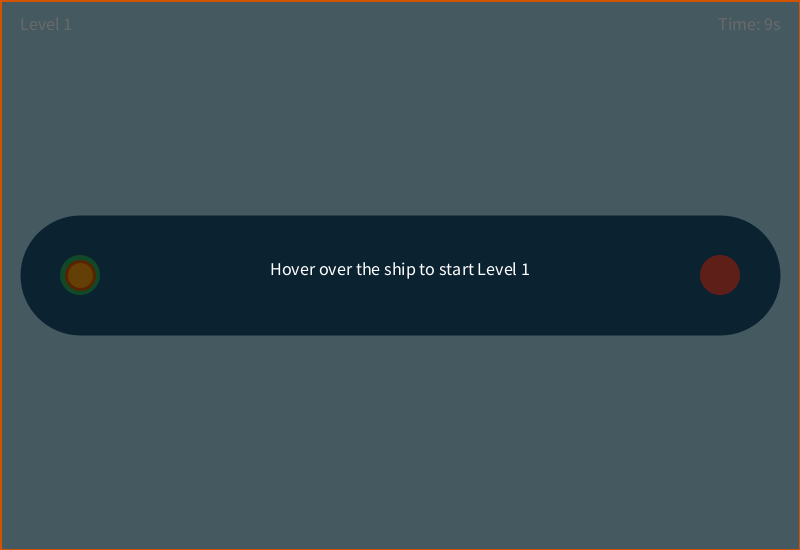
Frame 1 (no input)
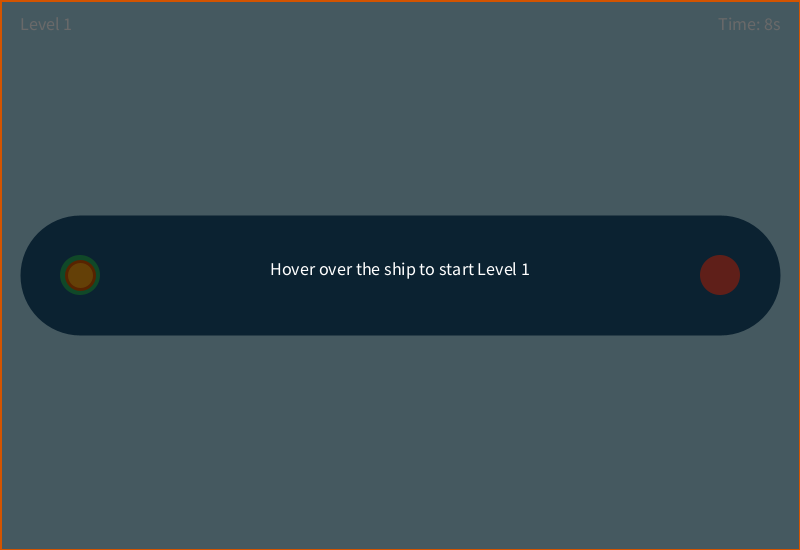
Frame 60 (the mouse pressed at the canvas centre just before this capture)
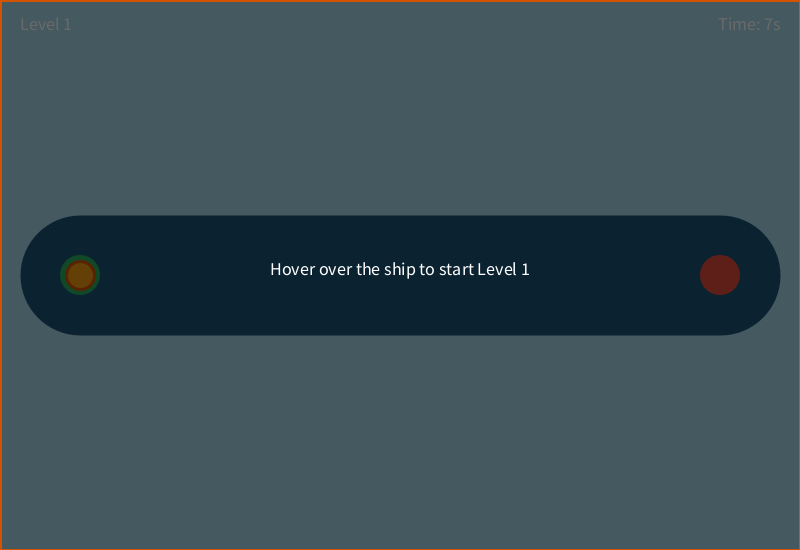
Frame 120 (the mouse held since frame 60 and released just before this capture)

The Processing sketch that drew these frames (run headless with seeded random() and noise(); from frame 60 on, the mouse is pressed at the canvas centre):

// Processing sketch: canal_rush
// ── canal_rush.pde
Game game;

void setup() { // Initializes display size and the main Game object
  size(800, 550);
  game = new Game();
}

void draw() { // Continuous loop to update game logic and render visuals
  game.update();
  game.display();
}

void mousePressed() { // Captures mouse clicks to advance levels or retry
  game.handleClick();
}

class Game {
  Canal canal;
  Ship ship;
  // States: 0:WAIT, 1:PLAY, 2:CLEAR, 3:LOSE, 4:FINISH
  int state = 0, level = 1;
  int startTime, timeLimit;

  Game() { loadLevel(); }

  void loadLevel() { // Resets canal, ship, and timer for the current level
    canal = new Canal(level);
    ship = new Ship(canal.waypoints[0].x, canal.waypoints[0].y);
    timeLimit = canal.levelTime;
    state = 0; 
  }

  void update() { // Manages game flow, start triggers, and win/loss conditions
    if (state == 0 && ship.isHovered()) {
      state = 1;
      startTime = millis();
    }
    if (state == 1) {
      ship.update();
      if (timeLeft() <= 0 || canal.hitsWall(ship)) state = 3;
      else if (canal.isDone(ship)) state = (level < 5) ? 2 : 4;
    }
  }

  int timeLeft() { // Calculates remaining time in seconds
    return max(0, timeLimit - (millis() - startTime) / 1000);
  }

  void display() { // Renders the game world, HUD, and status overlays
    background(#a8d8ea);
    canal.display();
    ship.display();
    
    fill(255); textSize(18);
    textAlign(LEFT);
    text("Level " + level, 20, 30);
    textAlign(RIGHT);
    fill(timeLeft() < 6 ? #e74c3c : 255);
    text("Time: " + timeLeft() + "s", width - 20, 30);

    if (state != 1) drawOverlay();
  }

  void drawOverlay() { // Shows text messages based on current game state
    fill(0, 150); rect(0, 0, width, height);
    fill(255); textAlign(CENTER);
    if (state == 0) text("Hover over the ship to start Level " + level, width/2, height/2);
    if (state == 2) text("Level Cleared! Click to continue.", width/2, height/2);
    if (state == 3) { fill(#e74c3c); text("Shipwreck! Click to retry.", width/2, height/2); }
    if (state == 4) { fill(#f1c40f); text("You Beat the Game! Click to reset.", width/2, height/2); }
  }

  void handleClick() { // Logic for restarting or moving to the next level
    if (state == 2) { level++; loadLevel(); }
    else if (state == 3) loadLevel();
    else if (state == 4) { level = 1; loadLevel(); }
  }
}

// ── Canal.pde
class Canal {
  PVector[] waypoints;
  float roadWidth;
  int levelTime = 10;
  ArrayList<PVector> path = new ArrayList<PVector>();

  Canal(int lvl) { // Sets path points and road width based on current level
    switch(lvl) {
      case 1: roadWidth = 60; waypoints = new PVector[]{ new PVector(80,275), new PVector(720,275) }; break;
      case 2: roadWidth = 50; waypoints = new PVector[]{ new PVector(80,150), new PVector(400,400), new PVector(720,400) }; break;
      case 3: roadWidth = 35; waypoints = new PVector[]{ new PVector(80,100), new PVector(650,100), new PVector(150,450), new PVector(720,450) }; break;
      case 4: roadWidth = 35; waypoints = new PVector[]{ new PVector(80,450), new PVector(250,100), new PVector(400,450), new PVector(550,100), new PVector(720,450) }; break;
      default: roadWidth = 28; waypoints = new PVector[]{ new PVector(60,80), new PVector(700,80), new PVector(700,220), new PVector(100,220), new PVector(100,360), new PVector(550,360), new PVector(550,480), new PVector(750,480) };
    }

    for (int i = 0; i < waypoints.length - 1; i++) {
      for (float t = 0; t <= 1; t += 0.05) path.add(PVector.lerp(waypoints[i], waypoints[i+1], t));
    }
  }

  boolean hitsWall(Ship s) { // Checks if ship is outside the allowed road width
    float minDist = Float.MAX_VALUE;
    for (PVector p : path) minDist = min(minDist, dist(s.x, s.y, p.x, p.y));
    return minDist > roadWidth - s.r * 0.5;
  }

  boolean isDone(Ship s) { // Checks if ship reached the final destination point
    PVector end = waypoints[waypoints.length-1];
    return dist(s.x, s.y, end.x, end.y) < roadWidth;
  }

  void display() { // Draws the canal path and start/finish markers
    noFill(); stroke(#1a5276); strokeWeight(roadWidth * 2);
    beginShape();
    for (PVector p : waypoints) vertex(p.x, p.y);
    endShape();
    
    drawMarker(waypoints[0], #27ae60);                    
    drawMarker(waypoints[waypoints.length-1], #e74c3c);
  }

  private void drawMarker(PVector p, int c) { // Helper to draw colored circles for start/end
    fill(c); noStroke(); ellipse(p.x, p.y, 40, 40);
  }
}

// ── Ship.pde
class Ship {
  float x, y, r = 14, noiseOff;
  float smooth = 0.06;

  Ship(float x, float y) { // Sets initial ship position and movement noise
    this.x = x; this.y = y;
    noiseOff = random(1000);
  }

  void update() { // Smoothly moves ship toward mouse with a random wobble 
    float dx = map(noise(noiseOff), 0, 1, -3, 3);
    float dy = map(noise(noiseOff + 500), 0, 1, -3, 3);
    noiseOff += 0.05;
    x += (mouseX - x) * smooth + dx;
    y += (mouseY - y) * smooth + dy;
  }

  boolean isHovered() { // Checks if mouse cursor is within ship's radius 
    return dist(mouseX, mouseY, x, y) < r + 15;
  }

  void display() { // Renders the ship as an ellipse on the screen 
    fill(#f39c12); stroke(#d35400); strokeWeight(3);
    ellipse(x, y, r*2, r*2);
  }
}
